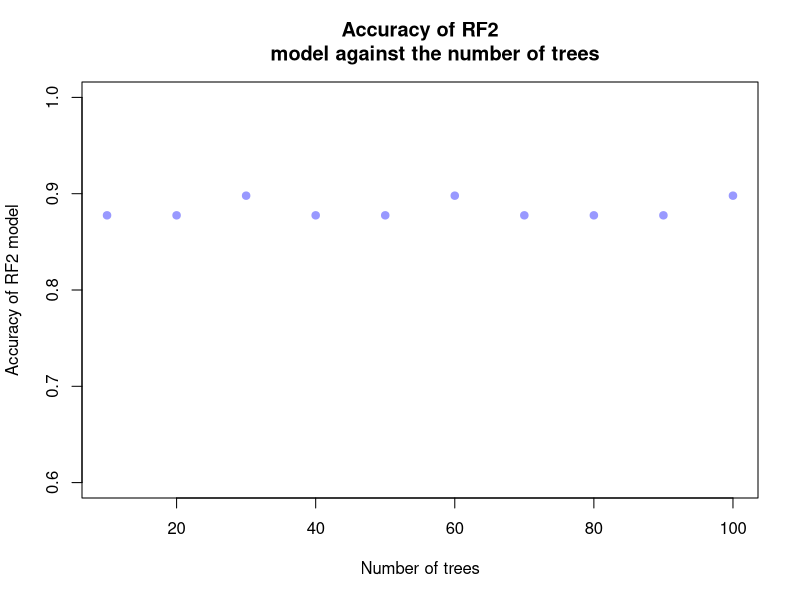

R code for this plot:
# Load libraries
library(readr)
library(dplyr)

install.packages("caTools")    # For Logistic regression 
library(caTools)

install.packages('randomForest') # For generating random forest model
library(randomForest)

install.packages('caret')                    # classification and regression training : The library caret has a function to make prediction.
library(caret)
install.packages('e1071', dependencies=TRUE)

set.seed(123)
dataset = read_csv("all_data.csv")

#Copy the column labels for the training and testing set
training_data <- dataset[1, ]
test_data <- dataset[1, ]

#Separate the data into training and testing. As per the paper, for each 5 rows
#of data, 4 rows go to training, and 1 row goes to testing
train_start <- 1
train_end <- 4
start <- 1
end <- 4
for (i in 1:48) {
  training_data[train_start:train_end, ] <- dataset[start:end, ]
  test_data[i+1, ] <- dataset[end+1, ]
  train_start <- train_start + 4
  train_end <- train_end + 4
  start <- start + 5
  end <- end + 5
}


# Create training and test datasets that only contain model factors
train <- training_data[, 4:53]
names(train) <- make.names(names(train))
test <- test_data[, 4:53]
names(test) <- make.names(names(test))


# Fit the RF2 model! ------------------------------------------------------

# Loop through each number of trees
# Store accuracy results
accuracy_results_RF2 <- numeric(10)  # For 10:100 in steps of 10

#Create a vector with the different numbers of trees to use
notrees <- seq(10, 100, by=10)

# Extract target variables for train and test datasets
traintarget_RF2 <- training_data[[57]]
traintarget_RF2 <- as.factor(traintarget_RF2)
testtarget_RF2 <- test_data[[57]]
testtarget_RF2 <- as.factor(testtarget_RF2)

# Loop through each number of trees
for (i in 1:length(notrees)) {
  
  # Fit the random forest model
  rf_2 <- randomForest(traintarget_RF2 ~ ., data = train, ntree = notrees[i], 
                       proximity = TRUE)
  
  # Evaluate on the test dataset
  predictions <- predict(rf_2, newdata = test)
  confusion_matrix_RF2 <- table(testtarget_RF2, predictions)
  accuracy_RF2 <- sum(diag(confusion_matrix_RF2)) / sum(confusion_matrix_RF2)
  
  # Store the accuracy in the results vector
  accuracy_results_RF2[i] <- accuracy_RF2  # Store the accuracy at the appropriate index
}

# Combine accuracy results with target names
results_df_RF2 <- data.frame(Trees = notrees, Accuracy = accuracy_results_RF2)

# Print the results
print(results_df_RF2)

# Print all accuracies
print("Accuracy results for each number of trees (RF2 model)")
print(accuracy_results_RF2)

print("Average accuracy for RF2 model")
mean(accuracy_results_RF2)

#Finally, plot the accuracy against the number of trees
plot(notrees, accuracy_results_RF2, pch=19, col="#9999FF", main="Accuracy of RF2
     model against the number of trees", xlab="Number of trees", 
     ylab="Accuracy of RF2 model", ylim=c(0.6, 1))


# Model reduction for RF2 model! ------------------------------------------

#The section of fitting the RF2 model will need to be run for this section to work

#Get the importance values
RF2_importance_all <- importance(rf_2)
print(RF2_importance_all)

#Convert to a dataframe to identify 5 minimum values
RF2_importance_all_df <- as.data.frame(RF2_importance_all)

#Add variable names
RF2_importance_all_df$Variable <- rownames(RF2_importance_all_df)

#Identify 5 minimum values
RF2_min_importance_all <- RF2_importance_all_df[order(RF2_importance_all_df$MeanDecreaseGini), ][1:5, ]

#Print the results
print(RF2_min_importance_all)

#Now remove the least important variables and refit RF model
train_2_exclude <- train[ ,RF2_min_importance_all[ ,2]]
columns_include <- setdiff(names(train), names(train_2_exclude))
train_2 <- train[ ,columns_include]
names(train_2) <- make.names(names(train_2))
test_2_exclude <- test[ ,RF2_min_importance_all[ ,2]]
columns_include <- setdiff(names(test), names(test_2_exclude))
test_2 <- test[ ,columns_include]
names(test_2) <- make.names(names(test_2))

#Now refit the model and test the accuracy
accuracy_results_RF2_2 <- numeric(10)  # For 10:100 in steps of 10

# Loop through each number of trees
for (i in 1:length(notrees)) {
  
  # Fit the random forest model
  rf_2_2 <- randomForest(traintarget_RF2 ~ ., data = train_2, ntree = notrees[i], 
                         proximity = TRUE)
  
  # Evaluate on the test dataset
  predictions <- predict(rf_2_2, newdata = test_2)
  confusion_matrix_RF2_2 <- table(testtarget_RF2, predictions)
  accuracy_RF2_2 <- sum(diag(confusion_matrix_RF2_2)) / sum(confusion_matrix_RF2_2)
  
  # Store the accuracy in the results vector
  accuracy_results_RF2_2[i] <- accuracy_RF2_2  # Store the accuracy at the appropriate index
}

mean(accuracy_results_RF2_2)

#The accuracy is 88.16% (previously 88.16%), so now find the next 5 least 
#important factors and remove them

#Identify least important factors
RF2_importance_2 <- importance(rf_2_2)
print(RF2_importance_2)

#Convert to a dataframe to identify 5 minimum values
RF2_importance_2_df <- as.data.frame(RF2_importance_2)

#Add variable names
RF2_importance_2_df$Variable <- rownames(RF2_importance_2_df)

#Identify 5 minimum values
RF2_min_importance_2 <- RF2_importance_2_df[order(RF2_importance_2_df$MeanDecreaseGini), ][1:5, ]

#Print the results
print(RF2_min_importance_2)

#Now remove the least important variables and refit RF model
train_3_exclude <- train_2[ ,RF2_min_importance_2[ ,2]]
columns_include <- setdiff(names(train_2), names(train_3_exclude))
train_3 <- train_2[ ,columns_include]
names(train_3) <- make.names(names(train_3))
test_3_exclude <- test_2[ ,RF2_min_importance_2[ ,2]]
columns_include <- setdiff(names(test_2), names(test_3_exclude))
test_3 <- test_2[ ,columns_include]
names(test_3) <- make.names(names(test_3))

#Now refit the model and test the accuracy
accuracy_results_RF2_3 <- numeric(10)  # For 10:100 in steps of 10

# Loop through each number of trees
for (i in 1:length(notrees)) {
  
  # Fit the random forest model
  rf_2_3 <- randomForest(traintarget_RF2 ~ ., data = train_3, ntree = notrees[i], 
                         proximity = TRUE)
  
  # Evaluate on the test dataset
  predictions <- predict(rf_2_3, newdata = test_3)
  confusion_matrix_RF2_3 <- table(testtarget_RF2, predictions)
  accuracy_RF2_3 <- sum(diag(confusion_matrix_RF2_3)) / sum(confusion_matrix_RF2_3)
  
  # Store the accuracy in the results vector
  accuracy_results_RF2_3[i] <- accuracy_RF2_3  # Store the accuracy at the appropriate index
}

mean(accuracy_results_RF2_3)

#The accuracy is at 88.57% (previously 88.16%), so now find the next 5 least 
#important factors and remove them

#Identify least important factors
RF2_importance_3 <- importance(rf_2_3)
print(RF2_importance_3)

#Convert to a dataframe to identify 5 minimum values
RF2_importance_3_df <- as.data.frame(RF2_importance_3)

#Add variable names
RF2_importance_3_df$Variable <- rownames(RF2_importance_3_df)

#Identify 5 minimum values
RF2_min_importance_3 <- RF2_importance_3_df[order(RF2_importance_3_df$MeanDecreaseGini), ][1:5, ]

#Print the results
print(RF2_min_importance_3)

#Now remove the least important variables and refit RF model
train_4_exclude <- train_3[ ,RF2_min_importance_3[ ,2]]
columns_include <- setdiff(names(train_3), names(train_4_exclude))
train_4 <- train_3[ ,columns_include]
names(train_4) <- make.names(names(train_4))
test_4_exclude <- test_3[ ,RF2_min_importance_3[ ,2]]
columns_include <- setdiff(names(test_3), names(test_4_exclude))
test_4 <- test_3[ ,columns_include]
names(test_4) <- make.names(names(test_4))

#Now refit the model and test the accuracy
accuracy_results_RF2_4 <- numeric(10)  # For 10:100 in steps of 10

# Loop through each number of trees
for (i in 1:length(notrees)) {
  
  # Fit the random forest model
  rf_2_4 <- randomForest(traintarget_RF2 ~ ., data = train_4, ntree = notrees[i], 
                         proximity = TRUE)
  
  # Evaluate on the test dataset
  predictions <- predict(rf_2_4, newdata = test_4)
  confusion_matrix_RF2_4 <- table(testtarget_RF2, predictions)
  accuracy_RF2_4 <- sum(diag(confusion_matrix_RF2_4)) / sum(confusion_matrix_RF2_4)
  
  # Store the accuracy in the results vector
  accuracy_results_RF2_4[i] <- accuracy_RF2_4  # Store the accuracy at the appropriate index
}

mean(accuracy_results_RF2_4)

#The accuracy is at 88.78% (previously 88.57%), so now find the next 5 least 
#important factors and remove them

#Identify least important factors
RF2_importance_4 <- importance(rf_2_4)
print(RF2_importance_4)

#Convert to a dataframe to identify 5 minimum values
RF2_importance_4_df <- as.data.frame(RF2_importance_4)

#Add variable names
RF2_importance_4_df$Variable <- rownames(RF2_importance_4_df)

#Identify 5 minimum values
RF2_min_importance_4 <- RF2_importance_4_df[order(RF2_importance_4_df$MeanDecreaseGini), ][1:5, ]

#Print the results
print(RF2_min_importance_4)

#Now remove the least important variables and refit RF model
train_5_exclude <- train_4[ ,RF2_min_importance_4[ ,2]]
columns_include <- setdiff(names(train_4), names(train_5_exclude))
train_5 <- train_4[ ,columns_include]
names(train_5) <- make.names(names(train_5))
test_5_exclude <- test_4[ ,RF2_min_importance_4[ ,2]]
columns_include <- setdiff(names(test_4), names(test_5_exclude))
test_5 <- test_4[ ,columns_include]
names(test_5) <- make.names(names(test_5))

#Now refit the model and test the accuracy
accuracy_results_RF2_5 <- numeric(10)  # For 10:100 in steps of 10

# Loop through each number of trees
for (i in 1:length(notrees)) {
  
  # Fit the random forest model
  rf_2_5 <- randomForest(traintarget_RF2 ~ ., data = train_5, ntree = notrees[i], 
                         proximity = TRUE)
  
  # Evaluate on the test dataset
  predictions <- predict(rf_2_5, newdata = test_5)
  confusion_matrix_RF2_5 <- table(testtarget_RF2, predictions)
  accuracy_RF2_5 <- sum(diag(confusion_matrix_RF2_5)) / sum(confusion_matrix_RF2_5)
  
  # Store the accuracy in the results vector
  accuracy_results_RF2_5[i] <- accuracy_RF2_5  # Store the accuracy at the appropriate index
}

mean(accuracy_results_RF2_5)

#The accuracy is at 88.78% (previously 88.78%), so now find the next 5 least 
#important factors and remove them

#Identify least important factors
RF2_importance_5 <- importance(rf_2_5)
print(RF2_importance_5)

#Convert to a dataframe to identify 5 minimum values
RF2_importance_5_df <- as.data.frame(RF2_importance_5)

#Add variable names
RF2_importance_5_df$Variable <- rownames(RF2_importance_5_df)

#Identify 5 minimum values
RF2_min_importance_5 <- RF2_importance_5_df[order(RF2_importance_5_df$MeanDecreaseGini), ][1:5, ]

#Print the results
print(RF2_min_importance_5)

#Now remove the least important variables and refit RF model
train_6_exclude <- train_5[ ,RF2_min_importance_5[ ,2]]
columns_include <- setdiff(names(train_5), names(train_6_exclude))
train_6 <- train_5[ ,columns_include]
names(train_6) <- make.names(names(train_6))
test_6_exclude <- test_5[ ,RF2_min_importance_5[ ,2]]
columns_include <- setdiff(names(test_5), names(test_6_exclude))
test_6 <- test_5[ ,columns_include]
names(test_6) <- make.names(names(test_6))

#Now refit the model and test the accuracy
accuracy_results_RF2_6 <- numeric(10)  # For 10:100 in steps of 10

# Loop through each number of trees
for (i in 1:length(notrees)) {
  
  # Fit the random forest model
  rf_2_6 <- randomForest(traintarget_RF2 ~ ., data = train_6, ntree = notrees[i], 
                         proximity = TRUE)
  
  # Evaluate on the test dataset
  predictions <- predict(rf_2_6, newdata = test_6)
  confusion_matrix_RF2_6 <- table(testtarget_RF2, predictions)
  accuracy_RF2_6 <- sum(diag(confusion_matrix_RF2_6)) / sum(confusion_matrix_RF2_6)
  
  # Store the accuracy in the results vector
  accuracy_results_RF2_6[i] <- accuracy_RF2_6  # Store the accuracy at the appropriate index
}

mean(accuracy_results_RF2_6)

#The accuracy is at 88.16% (previously 88.78%), so now find the next 5 least 
#important factors and remove them

#Identify least important factors
RF2_importance_6 <- importance(rf_2_6)
print(RF2_importance_6)

#Convert to a dataframe to identify 5 minimum values
RF2_importance_6_df <- as.data.frame(RF2_importance_6)

#Add variable names
RF2_importance_6_df$Variable <- rownames(RF2_importance_6_df)

#Identify 5 minimum values
RF2_min_importance_6 <- RF2_importance_6_df[order(RF2_importance_6_df$MeanDecreaseGini), ][1:5, ]

#Print the results
print(RF2_min_importance_6)

#Now remove the least important variables and refit RF model
train_7_exclude <- train_6[ ,RF2_min_importance_6[ ,2]]
columns_include <- setdiff(names(train_6), names(train_7_exclude))
train_7 <- train_6[ ,columns_include]
names(train_7) <- make.names(names(train_7))
test_7_exclude <- test_6[ ,RF2_min_importance_6[ ,2]]
columns_include <- setdiff(names(test_6), names(test_7_exclude))
test_7 <- test_6[ ,columns_include]
names(test_7) <- make.names(names(test_7))

#Now refit the model and test the accuracy
accuracy_results_RF2_7 <- numeric(10)  # For 10:100 in steps of 10

# Loop through each number of trees
for (i in 1:length(notrees)) {
  
  # Fit the random forest model
  rf_2_7 <- randomForest(traintarget_RF2 ~ ., data = train_7, ntree = notrees[i], 
                         proximity = TRUE)
  
  # Evaluate on the test dataset
  predictions <- predict(rf_2_7, newdata = test_7)
  confusion_matrix_RF2_7 <- table(testtarget_RF2, predictions)
  accuracy_RF2_7 <- sum(diag(confusion_matrix_RF2_7)) / sum(confusion_matrix_RF2_7)
  
  # Store the accuracy in the results vector
  accuracy_results_RF2_7[i] <- accuracy_RF2_7  # Store the accuracy at the appropriate index
}

mean(accuracy_results_RF2_7)

#The accuracy is at 88.37% (previously 88.16%), so now find the next 5 least 
#important factors and remove them

#Identify least important factors
RF2_importance_7 <- importance(rf_2_7)
print(RF2_importance_7)

#Convert to a dataframe to identify 5 minimum values
RF2_importance_7_df <- as.data.frame(RF2_importance_7)

#Add variable names
RF2_importance_7_df$Variable <- rownames(RF2_importance_7_df)

#Identify 5 minimum values
RF2_min_importance_7 <- RF2_importance_7_df[order(RF2_importance_7_df$MeanDecreaseGini), ][1:5, ]

#Print the results
print(RF2_min_importance_7)

#Now remove the least important variables and refit RF model
train_8_exclude <- train_7[ ,RF2_min_importance_7[ ,2]]
columns_include <- setdiff(names(train_7), names(train_8_exclude))
train_8 <- train_7[ ,columns_include]
names(train_8) <- make.names(names(train_8))
test_8_exclude <- test_7[ ,RF2_min_importance_7[ ,2]]
columns_include <- setdiff(names(test_7), names(test_8_exclude))
test_8 <- test_7[ ,columns_include]
names(test_8) <- make.names(names(test_8))

#Now refit the model and test the accuracy
accuracy_results_RF2_8 <- numeric(10)  # For 10:100 in steps of 10

# Loop through each number of trees
for (i in 1:length(notrees)) {
  
  # Fit the random forest model
  rf_2_8 <- randomForest(traintarget_RF2 ~ ., data = train_8, ntree = notrees[i], 
                         proximity = TRUE)
  
  # Evaluate on the test dataset
  predictions <- predict(rf_2_8, newdata = test_8)
  confusion_matrix_RF2_8 <- table(testtarget_RF2, predictions)
  accuracy_RF2_8 <- sum(diag(confusion_matrix_RF2_8)) / sum(confusion_matrix_RF2_8)
  
  # Store the accuracy in the results vector
  accuracy_results_RF2_8[i] <- accuracy_RF2_8  # Store the accuracy at the appropriate index
}

mean(accuracy_results_RF2_8)

#The accuracy is at 88.37% (previously 88.37%), so now find the next 5 least 
#important factors and remove them

#Identify least important factors
RF2_importance_7 <- importance(rf_2_7)
print(RF2_importance_7)

#Convert to a dataframe to identify 5 minimum values
RF2_importance_7_df <- as.data.frame(RF2_importance_7)

#Add variable names
RF2_importance_7_df$Variable <- rownames(RF2_importance_7_df)

#Identify 5 minimum values
RF2_min_importance_7 <- RF2_importance_7_df[order(RF2_importance_7_df$MeanDecreaseGini), ][1:5, ]

#Print the results
print(RF2_min_importance_7)

#Now remove the least important variables and refit RF model
train_8_exclude <- train_7[ ,RF2_min_importance_7[ ,2]]
columns_include <- setdiff(names(train_7), names(train_8_exclude))
train_8 <- train_7[ ,columns_include]
names(train_8) <- make.names(names(train_8))
test_8_exclude <- test_7[ ,RF2_min_importance_7[ ,2]]
columns_include <- setdiff(names(test_7), names(test_8_exclude))
test_8 <- test_7[ ,columns_include]
names(test_8) <- make.names(names(test_8))

#Now refit the model and test the accuracy
accuracy_results_RF2_8 <- numeric(10)  # For 10:100 in steps of 10

# Loop through each number of trees
for (i in 1:length(notrees)) {
  
  # Fit the random forest model
  rf_2_8 <- randomForest(traintarget_RF2 ~ ., data = train_8, ntree = notrees[i], 
                         proximity = TRUE)
  
  # Evaluate on the test dataset
  predictions <- predict(rf_2_8, newdata = test_8)
  confusion_matrix_RF2_8 <- table(testtarget_RF2, predictions)
  accuracy_RF2_8 <- sum(diag(confusion_matrix_RF2_8)) / sum(confusion_matrix_RF2_8)
  
  # Store the accuracy in the results vector
  accuracy_results_RF2_8[i] <- accuracy_RF2_8  # Store the accuracy at the appropriate index
}

mean(accuracy_results_RF2_8)

#The accuracy is at 88.78% (previously 88.37%), so now find the next 5 least 
#important factors and remove them

#Identify least important factors
RF2_importance_8 <- importance(rf_2_8)
print(RF2_importance_8)

#Convert to a dataframe to identify 5 minimum values
RF2_importance_8_df <- as.data.frame(RF2_importance_8)

#Add variable names
RF2_importance_8_df$Variable <- rownames(RF2_importance_8_df)

#Identify 5 minimum values
RF2_min_importance_8 <- RF2_importance_8_df[order(RF2_importance_8_df$MeanDecreaseGini), ][1:5, ]

#Print the results
print(RF2_min_importance_8)

#Now remove the least important variables and refit RF model
train_9_exclude <- train_8[ ,RF2_min_importance_8[ ,2]]
columns_include <- setdiff(names(train_8), names(train_9_exclude))
train_9 <- train_8[ ,columns_include]
names(train_9) <- make.names(names(train_9))
test_9_exclude <- test_8[ ,RF2_min_importance_8[ ,2]]
columns_include <- setdiff(names(test_8), names(test_9_exclude))
test_9 <- test_8[ ,columns_include]
names(test_9) <- make.names(names(test_9))

#Now refit the model and test the accuracy
accuracy_results_RF2_9 <- numeric(10)  # For 10:100 in steps of 10

# Loop through each number of trees
for (i in 1:length(notrees)) {
  
  # Fit the random forest model
  rf_2_9 <- randomForest(traintarget_RF2 ~ ., data = train_9, ntree = notrees[i], 
                         proximity = TRUE)
  
  # Evaluate on the test dataset
  predictions <- predict(rf_2_9, newdata = test_9)
  confusion_matrix_RF2_9 <- table(testtarget_RF2, predictions)
  accuracy_RF2_9 <- sum(diag(confusion_matrix_RF2_9)) / sum(confusion_matrix_RF2_9)
  
  # Store the accuracy in the results vector
  accuracy_results_RF2_9[i] <- accuracy_RF2_9  # Store the accuracy at the appropriate index
}

mean(accuracy_results_RF2_9)

#The accuracy is at 88.78% (previously 88.78%). Now that we're down to 10 variables, 
#only take out one at a time.

#Identify least important factors
RF2_importance_9 <- importance(rf_2_9)
print(RF2_importance_9)

#Convert to a dataframe to identify minimum value
RF2_importance_9_df <- as.data.frame(RF2_importance_9)

#Add variable names
RF2_importance_9_df$Variable <- rownames(RF2_importance_9_df)

#Identify minimum values
RF2_min_importance_9 <- RF2_importance_9_df[order(RF2_importance_9_df$MeanDecreaseGini), ][1, ]

#Print the results
print(RF2_min_importance_9)

#Now remove the least important variables and refit RF model
train_10_exclude <- train_9[ ,RF2_min_importance_9[ ,2]]
columns_include <- setdiff(names(train_9), names(train_10_exclude))
train_10 <- train_9[ ,columns_include]
names(train_10) <- make.names(names(train_10))
test_10_exclude <- test_9[ ,RF2_min_importance_9[ ,2]]
columns_include <- setdiff(names(test_9), names(test_10_exclude))
test_10 <- test_9[ ,columns_include]
names(test_10) <- make.names(names(test_10))

#Now refit the model and test the accuracy
accuracy_results_RF2_10 <- numeric(10)  # For 10:100 in steps of 10

# Loop through each number of trees
for (i in 1:length(notrees)) {
  
  # Fit the random forest model
  rf_2_10 <- randomForest(traintarget_RF2 ~ ., data = train_10, ntree = notrees[i], 
                          proximity = TRUE)
  
  # Evaluate on the test dataset
  predictions <- predict(rf_2_10, newdata = test_10)
  confusion_matrix_RF2_10 <- table(testtarget_RF2, predictions)
  accuracy_RF2_10 <- sum(diag(confusion_matrix_RF2_10)) / sum(confusion_matrix_RF2_10)
  
  # Store the accuracy in the results vector
  accuracy_results_RF2_10[i] <- accuracy_RF2_10  # Store the accuracy at the appropriate index
}

mean(accuracy_results_RF2_10)

#The accuracy is at 89.18% (previously 88.78%). Now that we're down to 10 variables, 
#only take out one at a time.

#Identify least important factors
RF2_importance_10 <- importance(rf_2_10)
print(RF2_importance_10)

#Convert to a dataframe to identify minimum value
RF2_importance_10_df <- as.data.frame(RF2_importance_10)

#Add variable names
RF2_importance_10_df$Variable <- rownames(RF2_importance_10_df)

#Identify minimum values
RF2_min_importance_10 <- RF2_importance_10_df[order(RF2_importance_10_df$MeanDecreaseGini), ][1, ]

#Print the results
print(RF2_min_importance_10)

#Now remove the least important variables and refit RF model
train_11_exclude <- train_10[ ,RF2_min_importance_10[ ,2]]
columns_include <- setdiff(names(train_10), names(train_11_exclude))
train_11 <- train_10[ ,columns_include]
names(train_11) <- make.names(names(train_11))
test_11_exclude <- test_10[ ,RF2_min_importance_10[ ,2]]
columns_include <- setdiff(names(test_10), names(test_11_exclude))
test_11 <- test_10[ ,columns_include]
names(test_11) <- make.names(names(test_11))

#Now refit the model and test the accuracy
accuracy_results_RF2_11 <- numeric(10)  # For 10:100 in steps of 10

# Loop through each number of trees
for (i in 1:length(notrees)) {
  
  # Fit the random forest model
  rf_2_11 <- randomForest(traintarget_RF2 ~ ., data = train_11, ntree = notrees[i], 
                          proximity = TRUE)
  
  # Evaluate on the test dataset
  predictions <- predict(rf_2_11, newdata = test_11)
  confusion_matrix_RF2_11 <- table(testtarget_RF2, predictions)
  accuracy_RF2_11 <- sum(diag(confusion_matrix_RF2_11)) / sum(confusion_matrix_RF2_11)
  
  # Store the accuracy in the results vector
  accuracy_results_RF2_11[i] <- accuracy_RF2_11  # Store the accuracy at the appropriate index
}

mean(accuracy_results_RF2_11)

#The accuracy is at 88.78% (previously 89.18%). Now that we're down to 10 variables, 
#only take out one at a time.

#Identify least important factor
RF2_importance_11 <- importance(rf_2_11)
print(RF2_importance_11)

#Convert to a dataframe to identify minimum value
RF2_importance_11_df <- as.data.frame(RF2_importance_11)

#Add variable names
RF2_importance_11_df$Variable <- rownames(RF2_importance_11_df)

#Identify minimum values
RF2_min_importance_11 <- RF2_importance_11_df[order(RF2_importance_11_df$MeanDecreaseGini), ][1, ]

#Print the results
print(RF2_min_importance_11)

#Now remove the least important variables and refit RF model
train_12_exclude <- train_11[ ,RF2_min_importance_11[ ,2]]
columns_include <- setdiff(names(train_11), names(train_12_exclude))
train_12 <- train_11[ ,columns_include]
names(train_12) <- make.names(names(train_12))
test_12_exclude <- test_11[ ,RF2_min_importance_11[ ,2]]
columns_include <- setdiff(names(test_11), names(test_12_exclude))
test_12 <- test_11[ ,columns_include]
names(test_12) <- make.names(names(test_12))

#Now refit the model and test the accuracy
accuracy_results_RF2_12 <- numeric(10)  # For 10:100 in steps of 10

# Loop through each number of trees
for (i in 1:length(notrees)) {
  
  # Fit the random forest model
  rf_2_12 <- randomForest(traintarget_RF2 ~ ., data = train_12, ntree = notrees[i], 
                          proximity = TRUE)
  
  # Evaluate on the test dataset
  predictions <- predict(rf_2_12, newdata = test_12)
  confusion_matrix_RF2_12 <- table(testtarget_RF2, predictions)
  accuracy_RF2_12 <- sum(diag(confusion_matrix_RF2_12)) / sum(confusion_matrix_RF2_12)
  
  # Store the accuracy in the results vector
  accuracy_results_RF2_12[i] <- accuracy_RF2_12  # Store the accuracy at the appropriate index
}

mean(accuracy_results_RF2_12)

#The accuracy is at 89.18% (previously 88.78%)., take another variable out.

#Identify least important factor
RF2_importance_12 <- importance(rf_2_12)
print(RF2_importance_12)

#Convert to a dataframe to identify minimum value
RF2_importance_12_df <- as.data.frame(RF2_importance_12)

#Add variable names
RF2_importance_12_df$Variable <- rownames(RF2_importance_12_df)

#Identify minimum values
RF2_min_importance_12 <- RF2_importance_12_df[order(RF2_importance_12_df$MeanDecreaseGini), ][1, ]

#Print the results
print(RF2_min_importance_12)

#Now remove the least important variables and refit RF model
train_13_exclude <- train_12[ ,RF2_min_importance_12[ ,2]]
columns_include <- setdiff(names(train_12), names(train_13_exclude))
train_13 <- train_12[ ,columns_include]
names(train_13) <- make.names(names(train_13))
test_13_exclude <- test_12[ ,RF2_min_importance_12[ ,2]]
columns_include <- setdiff(names(test_12), names(test_13_exclude))
test_13 <- test_12[ ,columns_include]
names(test_13) <- make.names(names(test_13))

#Now refit the model and test the accuracy
accuracy_results_RF2_13 <- numeric(10)  # For 10:100 in steps of 10

# Loop through each number of trees
for (i in 1:length(notrees)) {
  
  # Fit the random forest model
  rf_2_13 <- randomForest(traintarget_RF2 ~ ., data = train_13, ntree = notrees[i], 
                          proximity = TRUE)
  
  # Evaluate on the test dataset
  predictions <- predict(rf_2_13, newdata = test_13)
  confusion_matrix_RF2_13 <- table(testtarget_RF2, predictions)
  accuracy_RF2_13 <- sum(diag(confusion_matrix_RF2_13)) / sum(confusion_matrix_RF2_13)
  
  # Store the accuracy in the results vector
  accuracy_results_RF2_13[i] <- accuracy_RF2_13  # Store the accuracy at the appropriate index
}

mean(accuracy_results_RF2_13)

#The accuracy has dropped to 89.59% (previously 89.18%). Now that we're down to 10 variables, 
#only take out one at a time.

#Identify least important factor
RF2_importance_13 <- importance(rf_2_13)
print(RF2_importance_13)

#Convert to a dataframe to identify minimum value
RF2_importance_13_df <- as.data.frame(RF2_importance_13)

#Add variable names
RF2_importance_13_df$Variable <- rownames(RF2_importance_13_df)

#Identify minimum values
RF2_min_importance_13 <- RF2_importance_13_df[order(RF2_importance_13_df$MeanDecreaseGini), ][1, ]

#Print the results
print(RF2_min_importance_13)

#Now remove the least important variables and refit RF model
train_14_exclude <- train_13[ ,RF2_min_importance_13[ ,2]]
columns_include <- setdiff(names(train_13), names(train_14_exclude))
train_14 <- train_13[ ,columns_include]
names(train_14) <- make.names(names(train_14))
test_14_exclude <- test_13[ ,RF2_min_importance_13[ ,2]]
columns_include <- setdiff(names(test_13), names(test_14_exclude))
test_14 <- test_13[ ,columns_include]
names(test_14) <- make.names(names(test_14))

#Now refit the model and test the accuracy
accuracy_results_RF2_14 <- numeric(10)  # For 10:100 in steps of 10

# Loop through each number of trees
for (i in 1:length(notrees)) {
  
  # Fit the random forest model
  rf_2_14 <- randomForest(traintarget_RF2 ~ ., data = train_14, ntree = notrees[i], 
                          proximity = TRUE)
  
  # Evaluate on the test dataset
  predictions <- predict(rf_2_14, newdata = test_14)
  confusion_matrix_RF2_14 <- table(testtarget_RF2, predictions)
  accuracy_RF2_14 <- sum(diag(confusion_matrix_RF2_14)) / sum(confusion_matrix_RF2_14)
  
  # Store the accuracy in the results vector
  accuracy_results_RF2_14[i] <- accuracy_RF2_14  # Store the accuracy at the appropriate index
}

mean(accuracy_results_RF2_14)

#The accuracy has dropped to 88.16% (previously 89.59%). Now that we're down to 10 variables, 
#only take out one at a time.

#Identify least important factor
RF2_importance_14 <- importance(rf_2_14)
print(RF2_importance_14)

#Convert to a dataframe to identify minimum value
RF2_importance_14_df <- as.data.frame(RF2_importance_14)

#Add variable names
RF2_importance_14_df$Variable <- rownames(RF2_importance_14_df)

#Identify minimum values
RF2_min_importance_14 <- RF2_importance_14_df[order(RF2_importance_14_df$MeanDecreaseGini), ][1, ]

#Print the results
print(RF2_min_importance_14)

#Now remove the least important variables and refit RF model
train_15_exclude <- train_14[ ,RF2_min_importance_14[ ,2]]
columns_include <- setdiff(names(train_14), names(train_15_exclude))
train_15 <- train_14[ ,columns_include]
names(train_15) <- make.names(names(train_15))
test_15_exclude <- test_14[ ,RF2_min_importance_14[ ,2]]
columns_include <- setdiff(names(test_14), names(test_15_exclude))
test_15 <- test_14[ ,columns_include]
names(test_15) <- make.names(names(test_15))

#Now refit the model and test the accuracy
accuracy_results_RF2_15 <- numeric(10)  # For 10:100 in steps of 10

# Loop through each number of trees
for (i in 1:length(notrees)) {
  
  # Fit the random forest model
  rf_2_15 <- randomForest(traintarget_RF2 ~ ., data = train_15, ntree = notrees[i], 
                          proximity = TRUE)
  
  # Evaluate on the test dataset
  predictions <- predict(rf_2_15, newdata = test_15)
  confusion_matrix_RF2_15 <- table(testtarget_RF2, predictions)
  accuracy_RF2_15 <- sum(diag(confusion_matrix_RF2_15)) / sum(confusion_matrix_RF2_15)
  
  # Store the accuracy in the results vector
  accuracy_results_RF2_15[i] <- accuracy_RF2_15  # Store the accuracy at the appropriate index
}

mean(accuracy_results_RF2_15)

#The accuracy has dropped to 87.55% (previously 88.16%). Now that we're down to 10 variables, 
#only take out one at a time.

#Identify least important factor
RF2_importance_15 <- importance(rf_2_15)
print(RF2_importance_15)

#Convert to a dataframe to identify minimum value
RF2_importance_15_df <- as.data.frame(RF2_importance_15)

#Add variable names
RF2_importance_15_df$Variable <- rownames(RF2_importance_15_df)

#Identify minimum values
RF2_min_importance_15 <- RF2_importance_15_df[order(RF2_importance_15_df$MeanDecreaseGini), ][1, ]

#Print the results
print(RF2_min_importance_15)

#Now remove the least important variables and refit RF model
train_16_exclude <- train_15[ ,RF2_min_importance_15[ ,2]]
columns_include <- setdiff(names(train_15), names(train_16_exclude))
train_16 <- train_15[ ,columns_include]
names(train_16) <- make.names(names(train_16))
test_16_exclude <- test_15[ ,RF2_min_importance_15[ ,2]]
columns_include <- setdiff(names(test_15), names(test_16_exclude))
test_16 <- test_15[ ,columns_include]
names(test_16) <- make.names(names(test_16))

#Now refit the model and test the accuracy
accuracy_results_RF2_16 <- numeric(10)  # For 10:100 in steps of 10

# Loop through each number of trees
for (i in 1:length(notrees)) {
  
  # Fit the random forest model
  rf_2_16 <- randomForest(traintarget_RF2 ~ ., data = train_16, ntree = notrees[i], 
                          proximity = TRUE)
  
  # Evaluate on the test dataset
  predictions <- predict(rf_2_16, newdata = test_16)
  confusion_matrix_RF2_16 <- table(testtarget_RF2, predictions)
  accuracy_RF2_16 <- sum(diag(confusion_matrix_RF2_16)) / sum(confusion_matrix_RF2_16)
  
  # Store the accuracy in the results vector
  accuracy_results_RF2_16[i] <- accuracy_RF2_16  # Store the accuracy at the appropriate index
}

mean(accuracy_results_RF2_16)

#The accuracy has dropped to 87.35% (previously 87.55%). Although the accuracy is still acceptable,
#we are down to 3 variables which seems unreasonable. Hence, the reduced model which uses 5
#variables will be considered to contain the most important features. 
